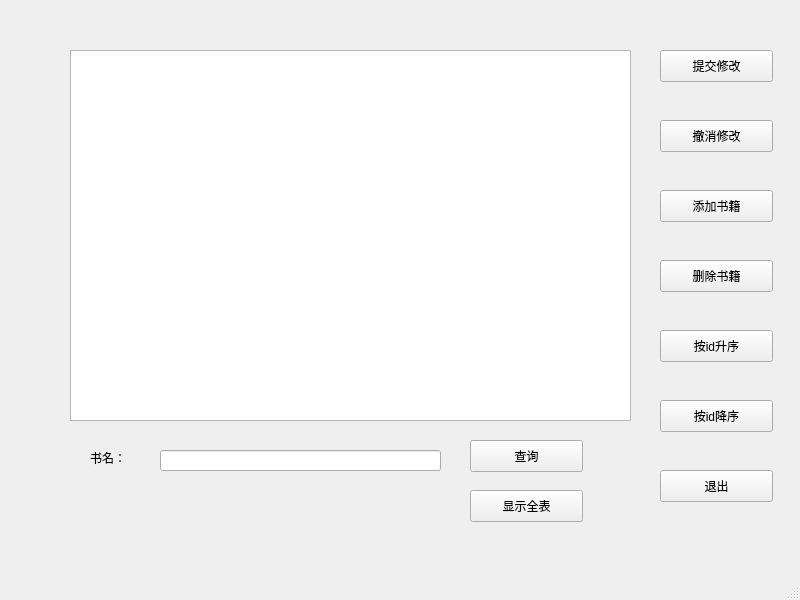
<?xml version="1.0" encoding="UTF-8"?>
<ui version="4.0">
 <class>bookManagement</class>
 <widget class="QMainWindow" name="bookManagement">
  <property name="geometry">
   <rect>
    <x>0</x>
    <y>0</y>
    <width>800</width>
    <height>600</height>
   </rect>
  </property>
  <property name="windowTitle">
   <string>MainWindow</string>
  </property>
  <widget class="QWidget" name="centralwidget">
   <widget class="QLabel" name="label_bookName">
    <property name="geometry">
     <rect>
      <x>90</x>
      <y>450</y>
      <width>60</width>
      <height>16</height>
     </rect>
    </property>
    <property name="text">
     <string>书名：</string>
    </property>
   </widget>
   <widget class="QLineEdit" name="lineEdit_bookName">
    <property name="geometry">
     <rect>
      <x>160</x>
      <y>450</y>
      <width>281</width>
      <height>21</height>
     </rect>
    </property>
   </widget>
   <widget class="QPushButton" name="pushButton_select">
    <property name="geometry">
     <rect>
      <x>470</x>
      <y>440</y>
      <width>113</width>
      <height>32</height>
     </rect>
    </property>
    <property name="text">
     <string>查询</string>
    </property>
   </widget>
   <widget class="QPushButton" name="pushButton_showAll">
    <property name="geometry">
     <rect>
      <x>470</x>
      <y>490</y>
      <width>113</width>
      <height>32</height>
     </rect>
    </property>
    <property name="text">
     <string>显示全表</string>
    </property>
   </widget>
   <widget class="QPushButton" name="pushButton_submit">
    <property name="geometry">
     <rect>
      <x>660</x>
      <y>50</y>
      <width>113</width>
      <height>32</height>
     </rect>
    </property>
    <property name="text">
     <string>提交修改</string>
    </property>
   </widget>
   <widget class="QPushButton" name="pushButton_cencel">
    <property name="geometry">
     <rect>
      <x>660</x>
      <y>120</y>
      <width>113</width>
      <height>32</height>
     </rect>
    </property>
    <property name="text">
     <string>撤消修改</string>
    </property>
   </widget>
   <widget class="QPushButton" name="pushButton_addBook">
    <property name="geometry">
     <rect>
      <x>660</x>
      <y>190</y>
      <width>113</width>
      <height>32</height>
     </rect>
    </property>
    <property name="text">
     <string>添加书籍</string>
    </property>
   </widget>
   <widget class="QPushButton" name="pushButton_deleteBook">
    <property name="geometry">
     <rect>
      <x>660</x>
      <y>260</y>
      <width>113</width>
      <height>32</height>
     </rect>
    </property>
    <property name="text">
     <string>删除书籍</string>
    </property>
   </widget>
   <widget class="QPushButton" name="pushButton_ascendingOrder">
    <property name="geometry">
     <rect>
      <x>660</x>
      <y>330</y>
      <width>113</width>
      <height>32</height>
     </rect>
    </property>
    <property name="text">
     <string>按id升序</string>
    </property>
   </widget>
   <widget class="QPushButton" name="pushButton_descendingOrder">
    <property name="geometry">
     <rect>
      <x>660</x>
      <y>400</y>
      <width>113</width>
      <height>32</height>
     </rect>
    </property>
    <property name="text">
     <string>按id降序</string>
    </property>
   </widget>
   <widget class="QPushButton" name="pushButton_exit">
    <property name="geometry">
     <rect>
      <x>660</x>
      <y>470</y>
      <width>113</width>
      <height>32</height>
     </rect>
    </property>
    <property name="text">
     <string>退出</string>
    </property>
   </widget>
   <widget class="QTableView" name="tableView">
    <property name="geometry">
     <rect>
      <x>70</x>
      <y>50</y>
      <width>561</width>
      <height>371</height>
     </rect>
    </property>
   </widget>
  </widget>
  <widget class="QMenuBar" name="menubar">
   <property name="geometry">
    <rect>
     <x>0</x>
     <y>0</y>
     <width>800</width>
     <height>24</height>
    </rect>
   </property>
  </widget>
  <widget class="QStatusBar" name="statusbar"/>
 </widget>
 <resources/>
 <connections/>
</ui>
